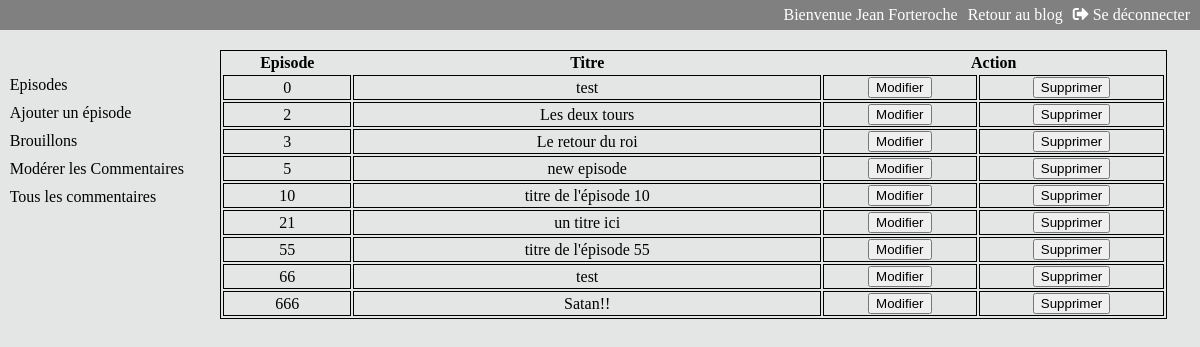
The app's page /index.php?action=episodes_list, older data.
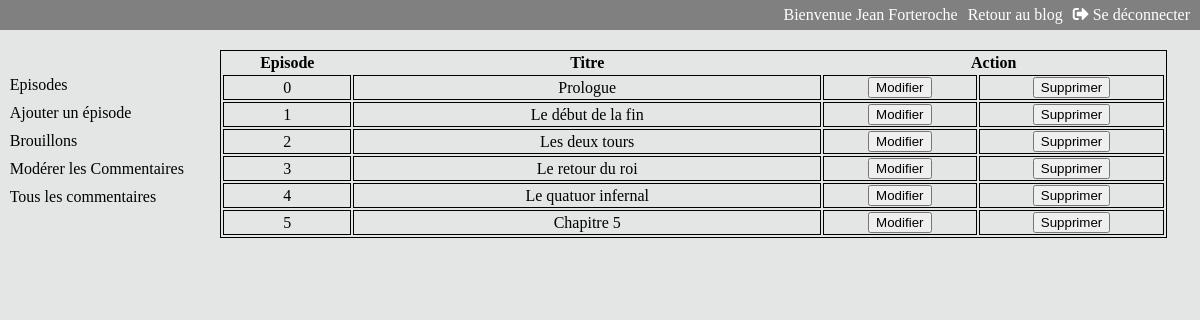
The same page, newer data.
### tables this page shows
CREATE TABLE IF NOT EXISTS `episodes` (
  `episode_id` tinyint(11) NOT NULL AUTO_INCREMENT,
  `numero_episode` int(11) NOT NULL,
  `episode_title` char(255) NOT NULL,
  `episode_content` text NOT NULL,
  `episode_date` datetime NOT NULL DEFAULT CURRENT_TIMESTAMP,
  PRIMARY KEY (`episode_id`),
  UNIQUE KEY `episode` (`numero_episode`)
);

### src/View/View.php (called while the page is built, shortened)
<?php
class View
{
    public function display(array $data, string $template, string $layout) : void
    {
        require_once($template);
    }
}

### src/Controller/BackOffice/BackPostController.php (called while the page is built, shortened)
<?php
class BackPostController
{
    private $postManager;
    private $view;
    private $backTemplate;
    private $layout;
    public function __construct(View $view, PostManager $postManager)
    {
        $this->postManager = $postManager;
        $this->view = $view;
        $this->backTemplate = '../templates/backoffice/';
        $this->layout = '../templates/backoffice/layout.html.php';
    }
    public function getEpisodes() : void
    {
        $template = $this->backTemplate.'episodesList.html.php';
        $data = $this->postManager->backPostList();
        $this->view->display($data, $template, $this->layout);
    }
}

### public/index.php (called while the page is built, shortened)
<?php
$router = new Router();
$router->run();

### src/Model/PostManager.php (called while the page is built, shortened)
<?php
class PostManager
{
    private $database;
    public function __construct(Database $database)
    {
        $this->database = $database->databaseConnect();
    }
    public function backPostList() : array
    {
        $request = $this->database->prepare('SELECT * FROM episodes ORDER BY numero_episode');
        $request->execute();
        return $request->fetchAll();
    }
}

### src/Service/Database.php (called while the page is built, shortened)
<?php
class Database
{
    private $servor = 'mysql:dbname=jean_forteroche;host=localhost;port=3308;chartset=utf8mb4';
    private $user = 'root';
    private $password = '';
    public function databaseConnect() : object
    {
        return new \PDO($this->servor, $this->user, $this->password);
    }
}

### Templates/backOffice/episodesList.html.php (the view)
<table id='episodes_table'>
    <thead>
        <tr>
            <th>Episode</th>
            <th>Titre</th>
            <th colspan='2'>Action</th>
        </tr>
    </thead>
    <tbody>
        <?php foreach ($data as $entry) {?>
        <tr>
            <td><?=$entry['numero_episode']?></td>
            <td id='episodes_col'><?=$entry['episode_title']?></td>
            <td><a href='index.php?action=update_post&post_id=<?=$entry['episode_id']?>'><button>Modifier</button></a></td>
            <td><a href='index.php?action=delete_post&post_id=<?=$entry['episode_id']?>'><button>Supprimer</button></a></td>
        </tr>
        <?php
        }
        ?>
    </tbody>
</table>

Row changes from the older to the newer data that the page shows:
removed episodes: numero_episode "21", episode_title "un titre ici"
removed episodes: numero_episode "55", episode_title "titre de l'épisode 55"
removed episodes: numero_episode "66", episode_title "test"
removed episodes: numero_episode "666", episode_title "Satan!!"
changed episodes: episode_title "test" → "Prologue"
added episodes: numero_episode "1", episode_title "Le début de la fin"
changed episodes: numero_episode "10" → "4"; episode_title "titre de l'épisode 10" → "Le quatuor infernal"; moves up the list
changed episodes: episode_title "new episode" → "Chapitre 5"
